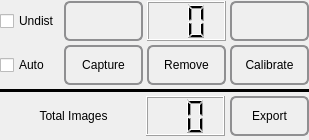
<?xml version="1.0" encoding="UTF-8"?>
<ui version="4.0">
 <class>CVCameraCalibrationEmbeddedWidget</class>
 <widget class="QWidget" name="CVCameraCalibrationEmbeddedWidget">
  <property name="geometry">
   <rect>
    <x>0</x>
    <y>0</y>
    <width>305</width>
    <height>140</height>
   </rect>
  </property>
  <property name="windowTitle">
   <string>Form</string>
  </property>
  <layout class="QVBoxLayout" name="verticalLayout">
   <property name="spacing">
    <number>3</number>
   </property>
   <property name="leftMargin">
    <number>0</number>
   </property>
   <property name="topMargin">
    <number>0</number>
   </property>
   <property name="rightMargin">
    <number>0</number>
   </property>
   <property name="bottomMargin">
    <number>0</number>
   </property>
   <item>
    <layout class="QGridLayout" name="gridLayout">
     <property name="spacing">
      <number>4</number>
     </property>
     <item row="0" column="1">
      <widget class="QPushButton" name="mpBackwardButton">
       <property name="minimumSize">
        <size>
         <width>79</width>
         <height>40</height>
        </size>
       </property>
       <property name="maximumSize">
        <size>
         <width>79</width>
         <height>40</height>
        </size>
       </property>
       <property name="styleSheet">
        <string notr="true">QPushButton {
    border: 2px solid #8f8f91;
    border-radius: 6px;
    background-color: qlineargradient(x1: 0, y1: 0, x2: 0, y2: 1,
                                      stop: 0 #f6f7fa, stop: 1 #dadbde);
    min-width: 75px;
    min-height: 36px;
}

QPushButton:pressed {
    background-color: qlineargradient(x1: 0, y1: 0, x2: 0, y2: 1,
                                      stop: 0 #dadbde, stop: 1 #f6f7fa);
}

QPushButton:flat {
    border: none; /* no border for a flat push button */
}

QPushButton:default {
    border-color: navy; /* make the default button prominent */
}

QPushButton:checked {
    background-color: green
}</string>
       </property>
       <property name="text">
        <string/>
       </property>
       <property name="icon">
        <iconset resource="../../CVDevLibrary/resources/resources.qrc">
         <normaloff>:/icons/tango/32x32/go-previous.png</normaloff>:/icons/tango/32x32/go-previous.png</iconset>
       </property>
      </widget>
     </item>
     <item row="0" column="3">
      <widget class="QPushButton" name="mpForwardButton">
       <property name="minimumSize">
        <size>
         <width>79</width>
         <height>40</height>
        </size>
       </property>
       <property name="maximumSize">
        <size>
         <width>79</width>
         <height>40</height>
        </size>
       </property>
       <property name="styleSheet">
        <string notr="true">QPushButton {
    border: 2px solid #8f8f91;
    border-radius: 6px;
    background-color: qlineargradient(x1: 0, y1: 0, x2: 0, y2: 1,
                                      stop: 0 #f6f7fa, stop: 1 #dadbde);
    min-width: 75px;
    min-height: 36px;
}

QPushButton:pressed {
    background-color: qlineargradient(x1: 0, y1: 0, x2: 0, y2: 1,
                                      stop: 0 #dadbde, stop: 1 #f6f7fa);
}

QPushButton:flat {
    border: none; /* no border for a flat push button */
}

QPushButton:default {
    border-color: navy; /* make the default button prominent */
}

QPushButton:checked {
    background-color: green
}</string>
       </property>
       <property name="text">
        <string/>
       </property>
       <property name="icon">
        <iconset resource="../../CVDevLibrary/resources/resources.qrc">
         <normaloff>:/icons/tango/32x32/go-next.png</normaloff>:/icons/tango/32x32/go-next.png</iconset>
       </property>
      </widget>
     </item>
     <item row="0" column="0">
      <widget class="QCheckBox" name="mpUndistCheckBox">
       <property name="text">
        <string>Undist</string>
       </property>
      </widget>
     </item>
     <item row="0" column="2">
      <widget class="QLCDNumber" name="mpNoImageLCD">
       <property name="minimumSize">
        <size>
         <width>79</width>
         <height>40</height>
        </size>
       </property>
       <property name="maximumSize">
        <size>
         <width>79</width>
         <height>40</height>
        </size>
       </property>
       <property name="digitCount">
        <number>2</number>
       </property>
      </widget>
     </item>
     <item row="1" column="0">
      <widget class="QCheckBox" name="mpAutoCapCheckBox">
       <property name="maximumSize">
        <size>
         <width>51</width>
         <height>16777215</height>
        </size>
       </property>
       <property name="text">
        <string>Auto</string>
       </property>
      </widget>
     </item>
     <item row="1" column="1">
      <widget class="QPushButton" name="mpCaptureButton">
       <property name="minimumSize">
        <size>
         <width>79</width>
         <height>40</height>
        </size>
       </property>
       <property name="maximumSize">
        <size>
         <width>79</width>
         <height>40</height>
        </size>
       </property>
       <property name="styleSheet">
        <string notr="true">QPushButton {
    border: 2px solid #8f8f91;
    border-radius: 6px;
    background-color: qlineargradient(x1: 0, y1: 0, x2: 0, y2: 1,
                                      stop: 0 #f6f7fa, stop: 1 #dadbde);
    min-width: 75px;
    min-height: 36px;
}

QPushButton:pressed {
    background-color: qlineargradient(x1: 0, y1: 0, x2: 0, y2: 1,
                                      stop: 0 #dadbde, stop: 1 #f6f7fa);
}

QPushButton:flat {
    border: none; /* no border for a flat push button */
}

QPushButton:default {
    border-color: navy; /* make the default button prominent */
}

QPushButton:checked {
    background-color: green
}</string>
       </property>
       <property name="text">
        <string>Capture</string>
       </property>
      </widget>
     </item>
     <item row="1" column="3">
      <widget class="QPushButton" name="mpCalibrateButton">
       <property name="minimumSize">
        <size>
         <width>79</width>
         <height>40</height>
        </size>
       </property>
       <property name="maximumSize">
        <size>
         <width>79</width>
         <height>40</height>
        </size>
       </property>
       <property name="styleSheet">
        <string notr="true">QPushButton {
    border: 2px solid #8f8f91;
    border-radius: 6px;
    background-color: qlineargradient(x1: 0, y1: 0, x2: 0, y2: 1,
                                      stop: 0 #f6f7fa, stop: 1 #dadbde);
    min-width: 75px;
    min-height: 36px;
}

QPushButton:pressed {
    background-color: qlineargradient(x1: 0, y1: 0, x2: 0, y2: 1,
                                      stop: 0 #dadbde, stop: 1 #f6f7fa);
}

QPushButton:flat {
    border: none; /* no border for a flat push button */
}

QPushButton:default {
    border-color: navy; /* make the default button prominent */
}

QPushButton:checked {
    background-color: green
}</string>
       </property>
       <property name="text">
        <string>Calibrate</string>
       </property>
      </widget>
     </item>
     <item row="1" column="2">
      <widget class="QPushButton" name="mpRemoveButton">
       <property name="minimumSize">
        <size>
         <width>79</width>
         <height>40</height>
        </size>
       </property>
       <property name="maximumSize">
        <size>
         <width>79</width>
         <height>40</height>
        </size>
       </property>
       <property name="styleSheet">
        <string notr="true">QPushButton {
    border: 2px solid #8f8f91;
    border-radius: 6px;
    background-color: qlineargradient(x1: 0, y1: 0, x2: 0, y2: 1,
                                      stop: 0 #f6f7fa, stop: 1 #dadbde);
    min-width: 75px;
    min-height: 36px;
}

QPushButton:pressed {
    background-color: qlineargradient(x1: 0, y1: 0, x2: 0, y2: 1,
                                      stop: 0 #dadbde, stop: 1 #f6f7fa);
}

QPushButton:flat {
    border: none; /* no border for a flat push button */
}

QPushButton:default {
    border-color: navy; /* make the default button prominent */
}

QPushButton:checked {
    background-color: green
}</string>
       </property>
       <property name="text">
        <string>Remove</string>
       </property>
      </widget>
     </item>
    </layout>
   </item>
   <item>
    <widget class="Line" name="line">
     <property name="frameShadow">
      <enum>QFrame::Plain</enum>
     </property>
     <property name="lineWidth">
      <number>7</number>
     </property>
     <property name="midLineWidth">
      <number>2</number>
     </property>
     <property name="orientation">
      <enum>Qt::Horizontal</enum>
     </property>
    </widget>
   </item>
   <item>
    <layout class="QHBoxLayout" name="horizontalLayout_2">
     <property name="spacing">
      <number>5</number>
     </property>
     <property name="leftMargin">
      <number>3</number>
     </property>
     <property name="rightMargin">
      <number>0</number>
     </property>
     <property name="bottomMargin">
      <number>0</number>
     </property>
     <item>
      <widget class="QLabel" name="label">
       <property name="text">
        <string> Total Images</string>
       </property>
       <property name="alignment">
        <set>Qt::AlignCenter</set>
       </property>
      </widget>
     </item>
     <item>
      <widget class="QLCDNumber" name="mpTotalImageLCD">
       <property name="minimumSize">
        <size>
         <width>79</width>
         <height>40</height>
        </size>
       </property>
       <property name="maximumSize">
        <size>
         <width>79</width>
         <height>40</height>
        </size>
       </property>
       <property name="digitCount">
        <number>2</number>
       </property>
      </widget>
     </item>
     <item>
      <widget class="QPushButton" name="mpExportButton">
       <property name="minimumSize">
        <size>
         <width>79</width>
         <height>40</height>
        </size>
       </property>
       <property name="maximumSize">
        <size>
         <width>79</width>
         <height>40</height>
        </size>
       </property>
       <property name="styleSheet">
        <string notr="true">QPushButton {
    border: 2px solid #8f8f91;
    border-radius: 6px;
    background-color: qlineargradient(x1: 0, y1: 0, x2: 0, y2: 1,
                                      stop: 0 #f6f7fa, stop: 1 #dadbde);
    min-width: 75px;
    min-height: 36px;
}

QPushButton:pressed {
    background-color: qlineargradient(x1: 0, y1: 0, x2: 0, y2: 1,
                                      stop: 0 #dadbde, stop: 1 #f6f7fa);
}

QPushButton:flat {
    border: none; /* no border for a flat push button */
}

QPushButton:default {
    border-color: navy; /* make the default button prominent */
}

QPushButton:checked {
    background-color: green
}</string>
       </property>
       <property name="text">
        <string>Export</string>
       </property>
      </widget>
     </item>
    </layout>
   </item>
  </layout>
 </widget>
 <resources>
  <include location="../../CVDevLibrary/resources/resources.qrc"/>
 </resources>
 <connections/>
</ui>
